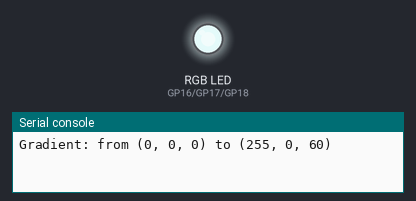
Simulated run of this program. Board: Raspberry Pi Pico running MicroPython. Parts: an RGB LED mixed from three pins (HIGH = lit), the last lines printed to the serial console. Dim RGB values are drawn brighter than linear; random numbers come from a fixed seed.

Above: at 1.15 s.
At 5.7 s:
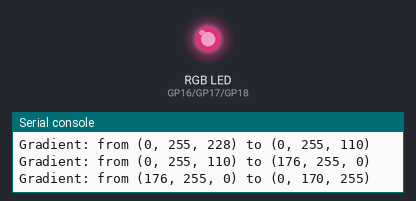
At 10.55 s:
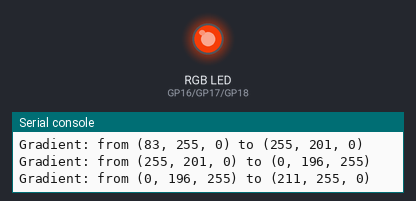
At 20.25 s:
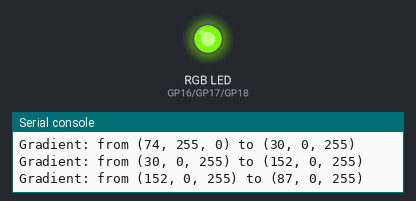
At 29.95 s:
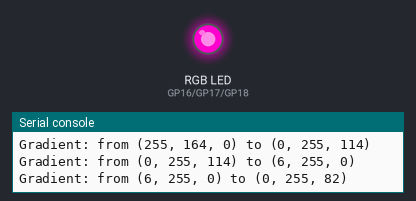
At 39.65 s:
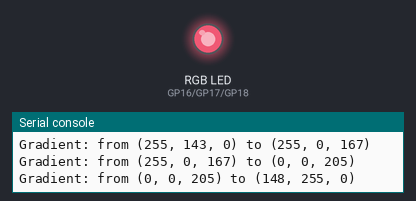
Timing chart, 0 to 40.0 s (numbered marks = the images above):
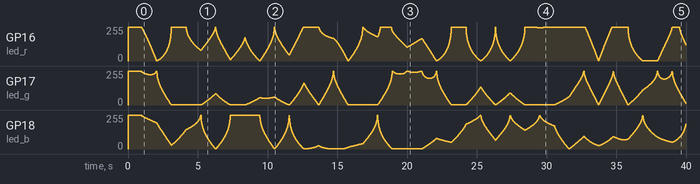

The program:

oklab2.py
```python
import utime
import math
import random
from machine import Pin, PWM

# --- SETUP: Adjust these pin numbers to match your RGB LED's connections. ---
PIN_R = 16
PIN_G = 17
PIN_B = 18

led_r = PWM(Pin(PIN_R))
led_g = PWM(Pin(PIN_G))
led_b = PWM(Pin(PIN_B))

PWM_FREQ = 1000
led_r.freq(PWM_FREQ)
led_g.freq(PWM_FREQ)
led_b.freq(PWM_FREQ)

# --- HELPER FUNCTION FOR COMMON ANODE LEDS ---
def set_rgb(r, g, b):
    """
    Sets the color of a common anode RGB LED by inverting the values.
    """
    r_inverted = 255 - max(0, min(255, int(r)))
    g_inverted = 255 - max(0, min(255, int(g)))
    b_inverted = 255 - max(0, min(255, int(b)))

    led_r.duty_u16(int(r_inverted / 255 * 65535))
    led_g.duty_u16(int(g_inverted / 255 * 65535))
    led_b.duty_u16(int(b_inverted / 255 * 65535))

# --- COLOR SPACE CONVERSION FUNCTIONS ---
# Oklab to RGB is the same as the previous example
def oklab_to_rgb(L, a, b):
    l_prime = L + 0.3963377774 * a + 0.2158037573 * b
    m_prime = L - 0.1055613423 * a - 0.0638541728 * b
    s_prime = L - 0.0894841775 * a - 1.2914855480 * b

    def linear_from_prime(x):
        return x**3 if x > 0.0 else 0.0
    l = linear_from_prime(l_prime)
    m = linear_from_prime(m_prime)
    s = linear_from_prime(s_prime)

    r_linear = 4.0767416621 * l - 3.3077115913 * m + 0.2309699292 * s
    g_linear = -1.2684380046 * l + 2.6097574011 * m - 0.3413193965 * s
    b_linear = -0.0041960863 * l - 0.7034186147 * m + 1.7076147010 * s

    def srgb_from_linear(c):
        c = max(0, min(1, c))
        return (1.055 * c**(1.0/2.4) - 0.055) if c > 0.0031308 else c * 12.92

    r = int(srgb_from_linear(r_linear) * 255)
    g = int(srgb_from_linear(g_linear) * 255)
    b = int(srgb_from_linear(b_linear) * 255)
    return (r, g, b)

# New function: RGB to Oklab
def rgb_to_oklab(r, g, b):
    # Step 1: sRGB to linear RGB
    def linear_from_srgb(c):
        c_norm = c / 255.0
        return c_norm / 12.92 if c_norm <= 0.04045 else ((c_norm + 0.055) / 1.055)**2.4
    r_linear = linear_from_srgb(r)
    g_linear = linear_from_srgb(g)
    b_linear = linear_from_srgb(b)

    # Step 2: Linear RGB to L'M'S'
    l = 0.4121656120 * r_linear + 0.5363325264 * g_linear + 0.0515018616 * b_linear
    m = 0.2118591036 * r_linear + 0.6807189584 * g_linear + 0.1074219380 * b_linear
    s = 0.0883094610 * r_linear + 0.2818474174 * g_linear + 0.6298431216 * b_linear

    # Step 3: Cube root to get L_prime, m_prime, s_prime
    def prime_from_linear(x):
        return x**(1/3) if x > 0.0031308 else x * 7.787 + 16/116
    l_prime = prime_from_linear(l)
    m_prime = prime_from_linear(m)
    s_prime = prime_from_linear(s)

    # Step 4: L'M'S' to Oklab
    L_ok = 0.2104542553 * l_prime + 0.7936177850 * m_prime - 0.0040720468 * s_prime
    a_ok = 1.9779984950 * l_prime - 2.4285922055 * m_prime + 0.4505937105 * s_prime
    b_ok = 0.0259040371 * l_prime + 0.7827717662 * m_prime - 0.8086757983 * s_prime

    return (L_ok, a_ok, b_ok)

# --- Helper function for random, vibrant RGB colors ---
def get_random_saturated_rgb():
    """
    Generates a random RGB color that is guaranteed to be on the edge of the color cube.
    """
    options = [0, 255]
    r = random.choice(options)
    g = random.choice(options)
    b = random.choice(options)

    # Make sure at least one channel is a variable value to avoid black/white
    if sum((r, g, b)) == 0 or sum((r,g,b)) == 765:
        r = random.choice([0, 255])
        g = random.choice([0, 255])
        b = random.randint(0, 255)
    else:
        # One channel is 255, one is 0, one is random
        choices = [
            (255, 0, random.randint(0, 255)),
            (255, random.randint(0, 255), 0),
            (0, 255, random.randint(0, 255)),
            (random.randint(0, 255), 255, 0),
            (0, random.randint(0, 255), 255),
            (random.randint(0, 255), 0, 255),
        ]
        return random.choice(choices)

    return (r, g, b)

# --- MAIN GRADIENT LOOP ---
def run_continuous_gradients(steps=100, delay_ms=10):
    """
    Creates a continuous chain of random, vibrant gradients.
    """
    current_rgb = (0, 0, 0)
    set_rgb(*current_rgb)
    utime.sleep(1)

    while True:
        # The end of the previous path is the start of the new one
        start_rgb = current_rgb

        # Get a new random, saturated color for the end of the path
        end_rgb = get_random_saturated_rgb()

        # Convert start and end points to Oklab
        start_oklab = rgb_to_oklab(*start_rgb)
        end_oklab = rgb_to_oklab(*end_rgb)

        # Calculate step size for each Oklab component
        step_L = (end_oklab[0] - start_oklab[0]) / steps
        step_a = (end_oklab[1] - start_oklab[1]) / steps
        step_b = (end_oklab[2] - start_oklab[2]) / steps

        print(f"Gradient: from {start_rgb} to {end_rgb}")

        for i in range(steps + 1):
            # Linearly interpolate in Oklab space
            current_L = start_oklab[0] + step_L * i
            current_a = start_oklab[1] + step_a * i
            current_b = start_oklab[2] + step_b * i

            # Convert to RGB and display
            r, g, b = oklab_to_rgb(current_L, current_a, current_b)
            set_rgb(r, g, b)
            utime.sleep_ms(delay_ms)

        # Update the current color for the next loop
        current_rgb = end_rgb

# --- RUN THE PROGRAM ---
if __name__ == "__main__":
    run_continuous_gradients()
```
